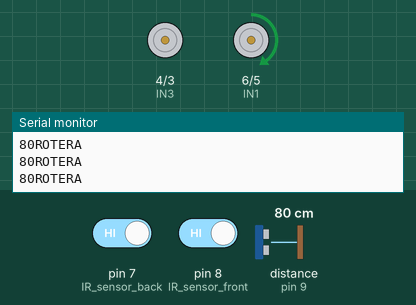
Simulated run of this sketch. Board: Arduino Uno, built with avr-gcc and run on an emulated ATmega328P. Parts: motor-driver pin pairs drawn as motors (green arrow = first pin HIGH = forward, orange = second pin HIGH = backward, longer = more drive), the last lines printed to the serial monitor. The inputs (shaded band) are chosen by the test bench; at power-on: pin 7 (IR_sensor_back) HIGH, pin 8 (IR_sensor_front) HIGH, distance to the obstacle (sensor on pin 9) 80 cm. The echo pulse lasts 58.3 µs per cm.

Above: at 6.2 s.
6.3 s: pin 7 (IR_sensor_back) driven LOW
At 6.7 s:
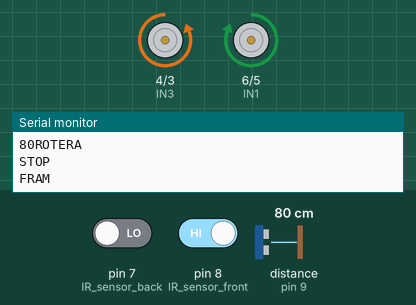
9.3 s: pin 8 (IR_sensor_front) driven LOW
At 10.0 s:
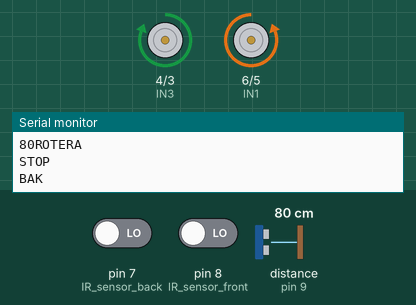
12.3 s: distance to the obstacle (sensor on pin 9) set to 2 cm
At 13.9 s:
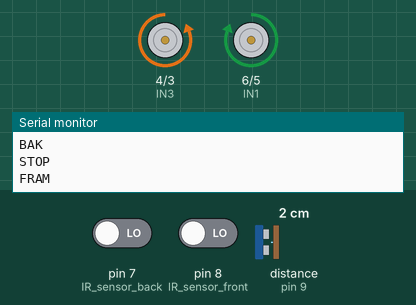
15.3 s: pin 7 (IR_sensor_back) driven HIGH
18.3 s: pin 8 (IR_sensor_front) driven HIGH
19.9 s: distance to the obstacle (sensor on pin 9) set to 27 cm
21.4 s: distance to the obstacle (sensor on pin 9) set to 31 cm
At 22.2 s:
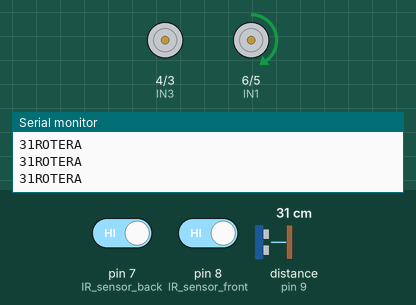
Timing chart, 0 to 24.4 s (numbered marks = the images above; inputs shaded):
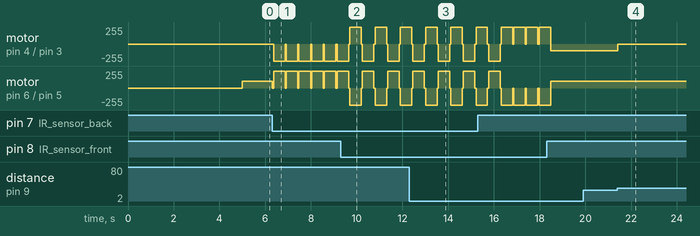

The sketch:

SUMOBOT.ino
```cpp
#include <hcsr04.h>

#define TRIG_PIN 10
#define ECHO_PIN 9

HCSR04 hcsr04(TRIG_PIN, ECHO_PIN, 20, 4000);


const int IN1=6;
const int IN2=5;
const int IN3=4;
const int IN4=3;
#define IR_sensor_front 8 // front sensor
#define IR_sensor_back 7 // rear senson
int distance ;

void setup()
{
Serial.begin(9600);
delay (5000); // as per sumo compat roles
}
void loop()
{

 int IR_front = digitalRead(IR_sensor_front);
 int IR_back = digitalRead(IR_sensor_back);
 distance = hcsr04.distanceInMillimeters()/10;
 ROTATE(100);


    while (distance < 30 ) {

    FORWARD(100);

    distance = hcsr04.distanceInMillimeters()/10;
    IR_front = digitalRead(IR_sensor_front);
    IR_back = digitalRead(IR_sensor_back);
    if ( IR_front == 0 || IR_back == 0 ) { break;}
    delay(10); }


 if (IR_front == 0 )
   {
   Stop();
   delay (50);
   BACKWARD(255);
   delay (500);
   }

 if (IR_back == 0 )  //
   {
   Stop();
   delay (50);
   FORWARD(255);
   delay (500);
   }


  Serial.print(distance);
  //Serial.println("cm");
  //Serial.println("IR front :");
  //Serial.println(IR_front);
  //Serial.println("IR back :");
  //Serial.println(IR_back);


} //--------------------------------------------
void FORWARD (int Speed){
  //When we want to let Motor To move forward,
  // just void this part on the loop section .
  Serial.println("FRAM");
  analogWrite(IN1,Speed);
  analogWrite(IN2,0);
  analogWrite(IN3,0);
  analogWrite(IN4,Speed);
}//--------------------------------------------
void BACKWARD (int Speed){
  //When we want to let Motor To move forward,
  // just void this part on the loop section .
  Serial.println("BAK");
  analogWrite(IN1,0);
  analogWrite(IN2,Speed);
  analogWrite(IN3,Speed);
  analogWrite(IN4,0);
}//--------------------------------------------
void ROTATE (int Speed)
{
  //When we want to let Motor To Rotate ,
  // just void this part on the loop section .
  Serial.println("ROTERA");
  analogWrite(IN1,Speed);
  analogWrite(IN2,0);
  analogWrite(IN3,Speed);
  analogWrite(IN4,0);
}//--------------------------------------------
void Stop(){
  //When we want to  Motor To stop ,
  // just void this part on the loop section .
  Serial.println("STOP");
  analogWrite(IN1,0);
  analogWrite(IN2,0);
  analogWrite(IN3,0);
  analogWrite(IN4,0);
}
```

Measured:
- the behaviour switches between 29 and 30 cm on distance to the obstacle (sensor on pin 9) (found by bisection; images 3 and 4)
- after the input at 6.3 s, motor on pin 4 (IN3) / pin 3 (IN4): alternates backward 255/255 for 0.51 s and stopped for 0.05 s, starting after 0.07 s; motor on pin 6 (IN1) / pin 5 (IN2): alternates forward 255/255 for 0.51 s and stopped for 0.05 s, starting at once
- after the input at 21.4 s, motor on pin 4 (IN3) / pin 3 (IN4): backward 100/255 → stopped at once
